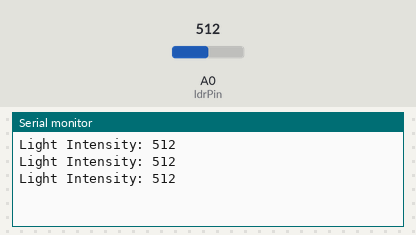
Simulated run of this sketch. Board: Arduino Uno, built with avr-gcc and run on an emulated ATmega328P. On the bench: the last lines printed to the serial monitor. Inputs (shaded band) come from the test bench; at power-on: A0 (ldrPin) = 512.

Above: at 1.3 s.
1.4 s: A0 (ldrPin) set to 716
At 1.9 s:
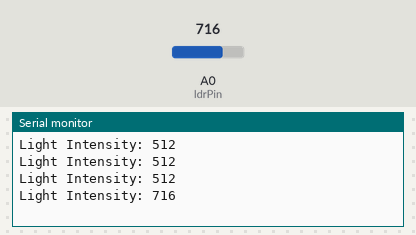
2.9 s: A0 (ldrPin) set to 900
At 3.4 s:
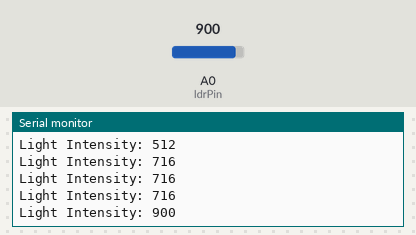
Timing chart, 0 to 5.9 s (numbered marks = the images above; inputs shaded):
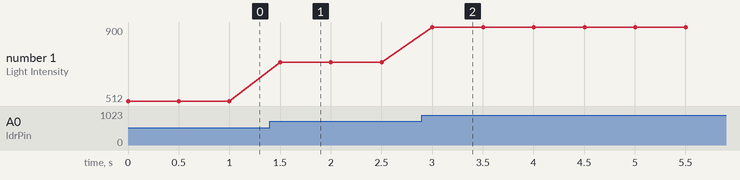

The sketch:

IR.ino
```cpp
#define ldrPin A0

void setup() {
  Serial.begin(9600);
}

void loop() {

  int lightLevel = analogRead(ldrPin);
  Serial.print("Light Intensity: ");
  Serial.println(lightLevel);

  delay(500);
}
```

Measured:
- after the input at 1.4 s, the serial monitor: prints a new line after 0.10 s (image 1)
- after the input at 2.9 s, the serial monitor: prints a new line after 0.10 s (image 2)
- plotted number 1: 512 → 716 after the input at 1.4 s, 716 → 900 after the input at 2.9 s
